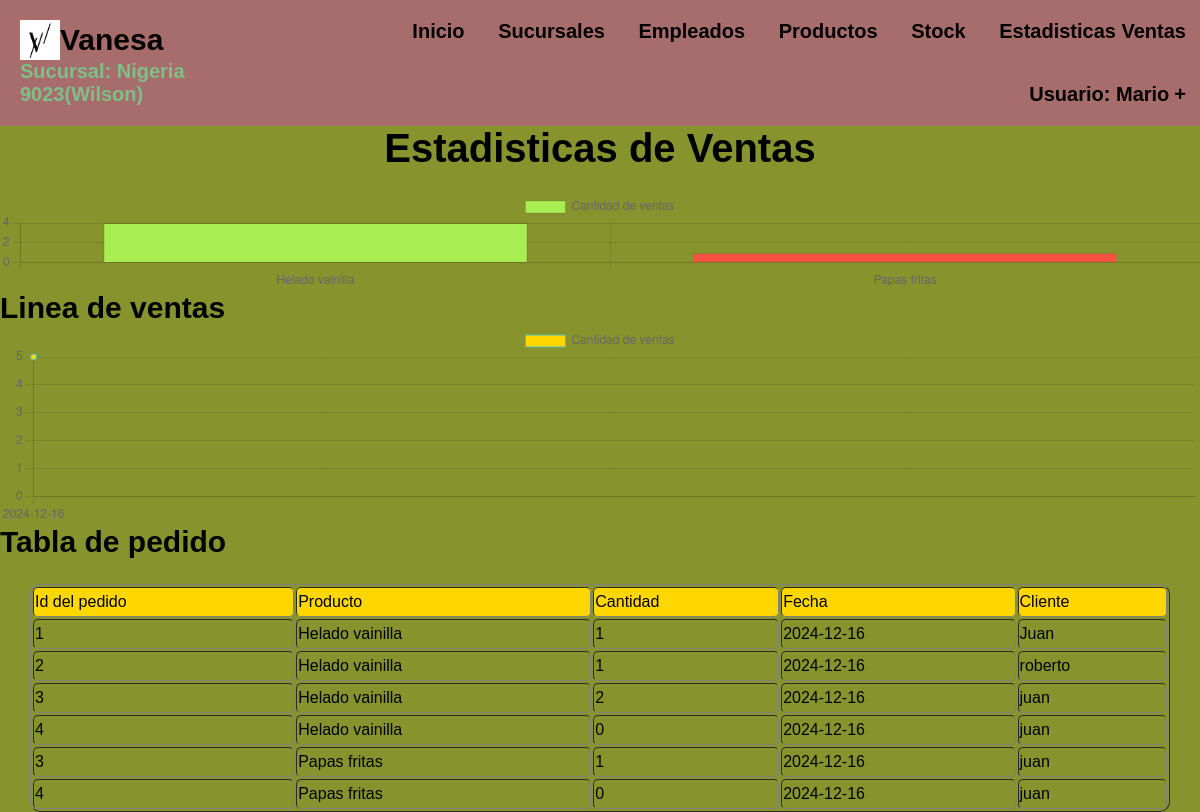
Page /Vistas/estadisticasVentas.php (signed in) on the committed database.
### tables this page shows
CREATE TABLE `infosucursal` (
  `id` int(11) NOT NULL,
  `nombre` varchar(30) NOT NULL,
  `logo` text NOT NULL,
  `bg_color` varchar(10) NOT NULL,
  `header_color` varchar(10) NOT NULL,
  `table_color` varchar(10) NOT NULL,
  `font` varchar(10) NOT NULL,
  `btn` varchar(10) NOT NULL,
  `aside` varchar(10) NOT NULL,
  `aside_btn` varchar(10) NOT NULL
);

CREATE TABLE `pedido` (
  `Cod_pedido` int(11) NOT NULL,
  `idPedido` int(11) NOT NULL,
  `producto` varchar(40) NOT NULL,
  `cantidad` varchar(5) NOT NULL,
  `fecha` date NOT NULL,
  `hora` time NOT NULL,
  `cliente` varchar(30) NOT NULL,
  `mesa` varchar(30) NOT NULL,
  `estado` varchar(30) NOT NULL,
  `Cod_sucursal` int(11) NOT NULL
);

### Modelos/consultas.php (called while the page is built, shortened)
<?php
	function getVentas(){
		require'../Modelos/conexion.php';
		$consulta = $conexion->prepare("SELECT * FROM pedido");
		$consulta->execute();
        	$datos = $consulta->fetchAll(PDO::FETCH_ASSOC);
		return $datos;
	}
	function view_tabla($nombre){
		require'../Modelos/conexion.php';
		$consulta = $conexion->prepare("SELECT * FROM $nombre");
		$consulta->execute();
		$datos = $consulta->fetchAll(PDO::FETCH_ASSOC);
		return $datos;
	}
?>

### Vistas/estadisticasVentas.php (the view, shortened to what this page needs)
<?php
    require "header.php";
?>
<!DOCTYPE html>
<html lang="en">
<head>
    <link rel="stylesheet" href="styles/style.css">
</head>
<body>
<h1>Estadisticas de Ventas</h1>
    <div class="estadistica">
        <canvas id="Estadistica" height=50px></canvas>
        <?php
        $producto=[1];
        $cantidad=[];
        foreach(getVentas() as $elemento){
            $productoExistente=true;
            for ($i=0; $i < count($producto); $i++) {
                if ($elemento['producto'] == $producto[$i]) {
                    $productoExistente=false;
                }
            }
            if ($producto[0] == 1) {
                array_shift($producto);
            }
            if ($productoExistente) {
                array_push($producto, $elemento['producto']);
                array_push($cantidad, intval($elemento['cantidad']));
            }else {
                $casilla = array_search($elemento['producto'],$producto);
                $cantidad[$casilla]=$cantidad[$casilla]+intval($elemento['cantidad']);
            }
        }
        $producto=json_encode($producto);
        $cantidad=json_encode($cantidad);
        ?>
        <script>
            let producto = <?php echo $producto; ?>;
            let cantidad = <?php echo $cantidad; ?>;
        function generarLetra(){
            var letras = ["a","b","c","d","e","f","0","1","2","3","4","5","6","7","8","9"];
            var numero = (Math.random()*15).toFixed(0);
            return letras[numero];
        }
        function colorHEX(){
            var codColor = "";
            for(var i=0;i<6;i++){
                codColor = codColor + generarLetra() ;
            }
            return "#" + codColor;
        }
        color = []
            for (let x = 0; x < cantidad.length; x++) {
                color.push(colorHEX())
            }
            const ctx = document.getElementById('Estadistica');
            new Chart(ctx, {
              type: 'bar',
              data: {
                labels: producto,
                datasets: [{
                  label: 'Cantidad de ventas',
                  data: cantidad,
                  backgroundColor: color,
                  borderWidth: 1
                }]
              },
              options: {
                scales: {
                  y: {
                    beginAtZero: true
                  }
                }
              }
            });
        </script>
    </div>
    <h2>Linea de ventas</h2>
    <div class="lineaVenta">
        <canvas id="EstadisticaVenta" height=50px></canvas>
        <?php
        $ganancia=[];
        $gananciaPedidos=[];
        $contGanancia=0;
        foreach(getVentas() as $elemento){
            $gananciaExistente=false;
            if ($elemento['fecha'] != end($ganancia)) {
                $gananciaExistente=true;
                array_push($gananciaPedidos,$elemento['cantidad']);
            }else{
                $gananciaPedidos[$contGanancia]=$elemento['cantidad']+$gananciaPedidos[$contGanancia];
            }
            if ($gananciaExistente) {
                array_push($ganancia, $elemento['fecha']);
            }
        }
        $ganancia=json_encode($ganancia);
        $gananciaPedidos=json_encode($gananciaPedidos);
        ?>
        <script>
            const ctxVenta = document.getElementById('EstadisticaVenta');
            const ganancia = <?php echo $ganancia; ?>
            const gananciaCantidad = <?php echo $gananciaPedidos; ?>
            new Chart(ctxVenta, {
              type: 'line',
              data: {
                labels: ganancia,
                datasets: [{
                  label: 'Cantidad de ventas',
                  data: gananciaCantidad,
                  backgroundColor: 'gold',
                  borderWidth: 1,
                  fill: true,
                  borderColor: 'rgb(75, 192, 192)',
                  tension: 0.1
                }]
              },
              options: {
                scales: {
                  y: {
                    beginAtZero: true
                  }
                }
              }
            });
        </script>
    </div>
    <h2>Tabla de pedido</h2>
    <?php
        echo '<table border=1>
            <tr class="tablaInicio">
                <td>Id del pedido</td>
                <td>Producto</td>
                <td>Cantidad</td>
                <td>Fecha</td>
                <td>Cliente</td>
            </tr>';
        foreach(getVentas() as $elemento){
        	echo '<tr>
                <td>'.$elemento['idPedido'].'</td>
                <td>'.$elemento['producto'].'</td>
                <td>'.$elemento['cantidad'].'</td>
                <td>'.$elemento['fecha'].'</td>
                <td>'.$elemento['cliente'].'</td>
            </tr>';
        }
    ?>
</body>
</html>

### Vistas/header.php (shortened to what this page needs)
<?php
if(!isset($_SESSION['usuario'])){
  header("location:../index.php");
}
else{
    include_once '../Modelos/consultas.php'; $info=view_tabla('infosucursal');
    ?>
      <link rel="stylesheet" type="text/css" href="styles/style.css">
  <nav id='menu' data-bg="<?= $_SESSION['bg'] ?>" data-header="<?= $_SESSION['header'] ?>" data-th="<?= $_SESSION['th'] ?>" data-font="<?= $_SESSION['font'] ?>" data-btn="<?= $_SESSION['btn'] ?>" data-aside="<?= $_SESSION['aside'] ?>" data-aside_btn="<?= $_SESSION['aside_btn'] ?>"">
    <div style="display: flex;margin-left: 20px;width: 30%;flex-direction: column;">
      <div style="display: flex;align-items: center;">
        <img src="./imgs/logo.png" width="40" height="40" >
        <h2 style="margin:0"><?= $info[0]['nombre'] ?></h2>
      </div>
      <h4 style="color: #7ec088;"><?= isset($_SESSION['sucursal']) ? 'Sucursal: '.$_SESSION['sucursal'] : ''; ?></h4>
    </div>
    <ul>
      <li><a href='select.php'>Inicio</a></li>
      <li><a href='view_sucursales.php'>Sucursales</a></li>
      <li><a href='view_empleados.php'>Empleados</a></li>
      <li><a href='view_productos.php'>Productos</a></li>
      <li><a href='infoStock.php'>Stock</a></li>
      <li><a href='estadisticas.php'>Estadisticas Ventas</a></li>
      <li><a class="dropdown-arrow">Usuario: <?= $_SESSION['usuario'] ?></a>
      </li>
    </ul>
  </nav>
<?php
  }
?>

### Vistas/styles/style.css (style rules this page uses)
* { margin: 0; box-sizing: border-box; }
:root { --header-color:#fff18c; --bg-color:#eeffdb; --table-th-color:#fff18c; --header-font-color:#7ec088; --font-color:black; --aside-color:black; --button-color:#71dbd2; --aside-button-color:#4464AD; }
body { font-family: Arial, sans-serif; background-color: var(--bg-color); font-weight: bold; font-size: 20px; }
a { text-decoration: none; color: black; }
#menu { position: sticky; top: 0px; display: flex; color: var(--header-font-color); align-items: center; background-color: var(--header-color); padding: 0; }
#menu h2 { display: flex; align-items: center; font-weight: 900; margin-left: 20px; gap:10px; }
#menu ul, #menu li { margin: 0 auto; padding: 0; list-style: none }
#menu ul { width: 100%; text-align: right; }
#menu li { display: inline-block; position: relative; }
#menu a { display: block; line-height: NaNpx; padding: 20px 14px; text-decoration: none; color: var(--header-font-color); font-size: <font style="vertical-align: inherit;"><font style="vertical-align: inherit;">16</font></font>px; }
#menu a.dropdown-arrow:after { content: "\002B"; margin-left: 5px; }
#Estadistica { width: 50%; }
h1 { text-align: center; margin-bottom: 20px; }
#menu > div:nth-child(1) > h4:nth-child(2) { color: #7ec088 !important; }

### Vistas/estadisticasVentas.php (style rules this page uses)
table { width: 95%; position: relative; top: 25px; left: 50%; transform: translateX(-50%); border-radius: 10px; }
tr { height: 30px; }
td { border-radius: 5px; }
.tablaInicio { background-color: gold; }

### rows in the picture
infosucursal: nombre "Vanesa"
pedido: idPedido "1", producto "Helado vainilla", cantidad "1", fecha "2024-12-16", cliente "Juan"
pedido: idPedido "2", producto "Helado vainilla", cantidad "1", fecha "2024-12-16", cliente "roberto"
pedido: idPedido "3", producto "Helado vainilla", cantidad "2", fecha "2024-12-16", cliente "juan"
pedido: idPedido "4", producto "Helado vainilla", cantidad "0", fecha "2024-12-16", cliente "juan"
pedido: idPedido "3", producto "Papas fritas", cantidad "1", fecha "2024-12-16", cliente "juan"
pedido: idPedido "4", producto "Papas fritas", cantidad "0", fecha "2024-12-16", cliente "juan"

### other values in the picture
$_SESSION['sucursal'] "Nigeria 9023(Wilson)"
$_SESSION['usuario'] "Mario"
chart data {{ $ganancia }} ["2024-12-16"]
chart data {{ $gananciaPedidos }} [5]
